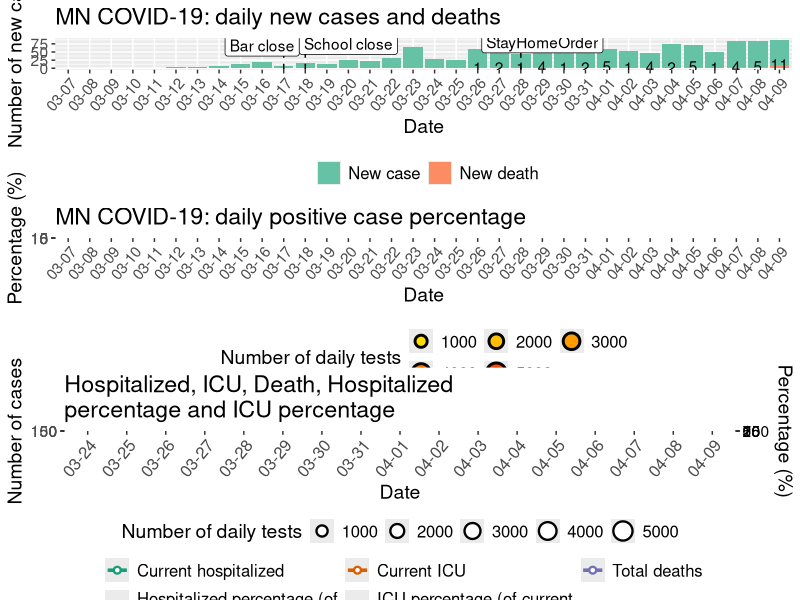

Generate this figure with R:
## data source: https://www.twincities.com/coronavirus-mn/cases-map/
## data source: https://www.health.state.mn.us/diseases/coronavirus/situation.html
## Credit: coolbaby0208

library(tidyverse)
library(gridExtra)

## Remove existing variables ####
rm(list=ls(all=TRUE))

## data preprocessing
dataWide = read.csv("MNCovidData.csv", na.strings = c("", "NA")) %>% 
  mutate(Date = as.Date(Date,format = "%m/%d/%y"), 
         Daily.tests = Total.tested - lag(Total.tested), 
         New.cases = Total.cases - lag(Total.cases), 
         Currently.sick = Total.cases - Total.deaths - Total.recovered,
         New.deaths = Total.deaths - lag(Total.deaths),
         New.ICU = ICU - lag(ICU),
         New.hospitalized = Currently.hospitalized - lag(Currently.hospitalized),
         New.sick = Currently.sick - lag(Currently.sick)) %>% 
  mutate(Date = factor(str_remove(Date,"2020-")), 
         PositivePercent = New.cases/Daily.tests, 
         ICUPercent = ICU/Currently.hospitalized, 
         HospitalizedPercent = Currently.hospitalized/Currently.sick) 

## Convert to long format for p1 and p3 plots
dataLongDailyTests = dataWide %>% 
  pivot_longer(c(-Date, -Daily.tests), names_to = "Variable", values_to = "Value")

#### Old Plots: not printing ####
# p1 = ggplot(dataLong %>% filter(!Variable %in% c("Total.tested", "Daily.tests", "Total.cases")), 
#        aes(Date, Value, color = Variable))+
#   geom_line(aes(group = Variable),size= 1.2)+geom_point(shape = 21, fill = "white")+
#   theme(legend.position = "right", axis.text.x = element_text(size=12, angle = 90))+
#   geom_vline(xintercept = c(12,23), lty = 2)+annotate("text", x = c(11,21) ,y = 350:351, label = c("Bar close", "StayHomeOrder"))+
#   ggtitle("MN COVID cases")
# plot(p1)
# 
# 
# 
# p2 = ggplot(dataLong %>% filter(Variable %in% c("PositivePercent", "Daily.tests")) %>% mutate(Value = ifelse(Variable == "PositivePercent", Value*10000, Value)), 
#             aes(Date, Value, color = Variable))+
#   geom_line(aes(group = Variable), size= 1.2)+geom_point(shape = 21, fill = "white")+
#   theme(legend.position = "top", axis.text.x = element_text(size=12, angle = 90))+labs(y = "Number of daily tests")+
#   geom_vline(xintercept = c(12,23), lty = 2)+annotate("text", x = c(11,24), y = 4600:4601, label = c("Bar close", "StayHomeOrder"))+
#   ggtitle("Number of daily tests vs Positive case percentage")+ scale_y_continuous(sec.axis = sec_axis(~ ./100, name = "Positive case percentage (%)"))
# plot(p2)


# p3 = ggplot(dataWide %>% drop_na(Daily.tests), aes(Daily.tests, PositivePercent*100, label = Date))+
#   geom_point(aes(color = Daily.tests > 900), size = 2, shape = 21, fill = "white", stroke = 1.5)+
#   scale_colour_manual(name = 'Number of daily tests', 
#                       values = setNames(c("#E69F00", "#56B4E9"), c(T, F)), labels = c("< 900", "> 900"))+
#   labs(x = "Number of daily tests", y = "Positive case percentage (%)", title = "Positive case rate vs Number of daily tests")+
#   geom_smooth(data = dataWide %>% drop_na(Daily.tests) %>% filter(Daily.tests >900, Daily.tests <4000), method = "glm", se = T, color = "darkgray", size = 1.1)+
#   theme(legend.position = "top")
# plot(p3)
# plotly::ggplotly(p3)

# p4 = ggplot(dataLong %>% filter(Variable %in% c("ICU", "Currently.hospitalized", "ICUPercent", "Total.deaths"), as.numeric(Date)>18)%>% mutate(Value = ifelse(Variable == "ICUPercent", Value*100, Value)), 
#             aes(Date, Value, color = Variable))+
#   geom_line(aes(group = Variable, size = Variable))+geom_point(shape = 21, fill = "white")+
#   theme(legend.position = "right", axis.text.x = element_text(size=12, angle = 90))+labs(y = "Number of cases")+
#   geom_vline(xintercept = c(1), lty = 2)+annotate("text", x = c(3), y = c(90), label = c("StayHomeOrder"))+
#   ggtitle("Hospitalized cases")+
#   scale_color_brewer(palette = "Set1")+
#   scale_y_continuous(sec.axis = sec_axis(~ ./1, name = "ICU percentage"))+
#   scale_size_manual(values= c(1,1,2,1))+
#   theme(axis.text.y.right =  element_text(colour = "darkgreen"), axis.title.y.right = element_text(colour = "darkgreen"))
# 

#### Current plots ####
## plot daily new cases and deaths
df <- dataLongDailyTests %>% 
  drop_na(Daily.tests) %>% 
  filter(Variable %in% c("New.deaths","New.cases"))

loclevels <- droplevels(df$Date)

loc = dataLongDailyTests %>%
  drop_na(Daily.tests) %>%
  distinct(Date) %>%
  mutate(Loc = as.integer(factor(Date))) %>%
  filter(Date %in% c("03-17","03-18","03-28")) %>%
  pull(Loc)

p1 <- ggplot(df, aes(Date, Value, fill = Variable, label = Value)) +
  geom_col(position = "identity") +
  geom_text(data = dataLongDailyTests %>% 
              drop_na(Daily.tests) %>% 
              filter(Variable %in% c("New.deaths")) %>% 
              filter(Value > 0), aes(x = Date, y = Value), nudge_y = 1) +
  theme(legend.position = "bottom", axis.text.x = element_text(size = 11, angle = 50, hjust = 1), text = element_text(size = 14), legend.text = element_text(size = 12)) +
  labs(y = "Number of new cases", title = "MN COVID-19: daily new cases and deaths", fill = "") +
  geom_vline(xintercept = loc, lty = 2) + 
  annotate("label", x = c("03-16","03-20","03-29") ,y = c(70, 75, 80), label = c("Bar close","School close","StayHomeOrder")) +
  scale_fill_brewer(name = "", palette = "Set2", labels = c("New case", "New death"))


## plot daily positive percentage with data point size indicating number of daily tests
df <- dataWide %>% 
  drop_na(Daily.tests)

loclevels <- droplevels(df$Date)

loc = dataLongDailyTests %>%
  drop_na(Daily.tests) %>%
  distinct(Date) %>%
  mutate(Loc = as.integer(factor(Date))) %>%
  filter(Date %in% c("03-17","03-18","03-28")) %>%
  pull(Loc)

p2 = ggplot(df, aes(Date, PositivePercent*100, size = Daily.tests, label = Date, fill = Daily.tests)) +
  geom_line(aes(group = 1), size = 1, color = "gray20") +
  geom_point(shape = 21, stroke = 1.5) +
  labs(x = "Date", y = "Percentage (%)", 
       title = "MN COVID-19: daily positive case percentage", 
       size = "Number of daily tests", 
       fill = "Number of daily tests") +
  theme(legend.position = "bottom", 
        axis.text.x = element_text(size = 11, 
                                   angle = 50, 
                                   hjust = 1), 
        text = element_text(size = 14),
        legend.text = element_text(size = 12)) +
  geom_vline(xintercept = loc, lty = 2) + 
  annotate("label", 
           x = c("03-16","03-20","03-29"),
           y = c(12, 15, 15), 
           label = c("Bar close","School close","StayHomeOrder")) +
  guides(fill = guide_legend(), 
         size = guide_legend())  +
  scale_fill_gradient(low = "yellow", 
                      high = "red", 
                      na.value = NA) +
  guides(fill = guide_legend(nrow = 2,byrow = TRUE))

## plot Hospitalized, ICU, total Death, Hospitalized percentage and ICU percentage
df <- dataLongDailyTests %>% 
  drop_na(Daily.tests) %>% 
  filter(Variable %in% c("ICU", "Currently.hospitalized", "ICUPercent", "Total.deaths", "HospitalizedPercent"), 
         as.numeric(Date) > 18) %>% 
  mutate(Value = ifelse(str_detect(Variable, "Percent"), Value*100, Value), 
         Variable = factor(Variable, levels = c("Currently.hospitalized", "ICU", "Total.deaths", "HospitalizedPercent","ICUPercent")))
  
loclevels <- droplevels(df$Date)

loc = dataLongDailyTests %>%
  drop_na(Daily.tests) %>%
  distinct(Date) %>%
  mutate(Loc = as.integer(factor(Date))) %>%
  filter(Date %in% c("03-28")) %>%
  pull(Loc)

p3 = ggplot(df, aes(Date, Value, color = Variable)) +
  geom_line(aes(group = Variable, lty = Variable), size = 1.2) +
  geom_point(aes(size = Daily.tests),shape = 21, fill = "white", stroke = 1.2) +
  theme(axis.text.x = element_text(size = 12, angle = 50, hjust = 1)) +
  labs(y = "Number of cases", 
       size = "Number of daily tests") +
  ggtitle(str_wrap("Hospitalized, ICU, Death, Hospitalized percentage and ICU percentage",38)) +
  geom_vline(xintercept = loc, lty = 2)  + 
  annotate("label", 
           x = c("03-28"), 
           y = 100, 
           label = c("StayHomeOrder")) +
  scale_color_brewer(palette = "Dark2", 
                     name = "", 
                     labels = str_wrap(c("Current hospitalized", "Current ICU","Total deaths", "Hospitalized percentage (of current active cases)","ICU percentage (of current hospitalized cases)"), 30)) +
  scale_y_continuous(sec.axis = sec_axis(~ ./max(dataLongDailyTests %>% 
                                                   drop_na(Daily.tests) %>% 
                                                   filter(Variable %in% c("Date", "Currently.hospitalized"), as.numeric(Date)>18) %>% 
                                                   pull(Value))*100,
                                         name = "Percentage (%)")) +
  scale_linetype_manual(values =  c(1,1,1,3,3), 
                        name = "", 
                        labels = str_wrap(c("Current hospitalized", "Current ICU","Total deaths", "Hospitalized percentage (of current active cases)","ICU percentage (of current hospitalized cases)"),30)) +
  theme(axis.text.y.right =  element_text(colour = "black"), 
        axis.title.y.right = element_text(colour = "black"),
        legend.position = "bottom", 
        legend.margin = margin(), 
        legend.box = "vertical",
        text = element_text(size = 14), 
        legend.text = element_text(size = 12)) +
  guides(color = guide_legend(nrow = 2,byrow = TRUE))

#grid.arrange(p1, p2,p3, nrow = 3)
## Save 3 plots as a png file ##
ggsave(paste0("MN-COVID-19_", Sys.Date(), ".png"), grid.arrange(p1,p2,p3, nrow = 3), height = 12, width = 8)

#### other exploratory plots ####
# ggplot(dataWide,aes(x = Date))+
#   geom_point(aes(y = Total.cases))+
#   geom_point(aes(y = ICU), color = "red")+
#   #geom_line(aes(group = 1))+
#   stat_smooth(aes(y = Total.cases, group = 1), method = "lm", formula = y~log2(x))+
#   scale_y_continuous(trans='log2')+
#   labs(y = "Total cases")+
#   theme(legend.position = "bottom", axis.text.x = element_text(size=11, angle = 50, hjust = 1), text=element_text(size=14), legend.text = element_text(size=12))
